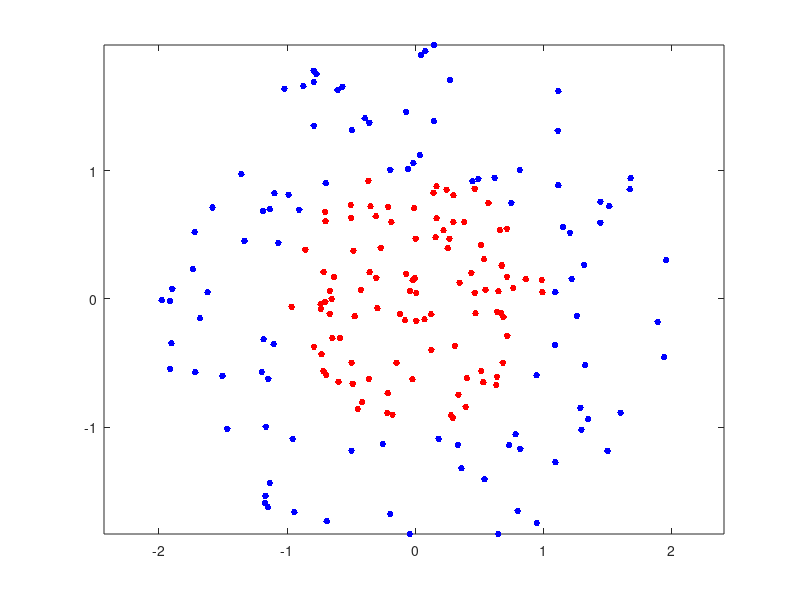

Reproduce this figure in MATLAB. (Note: this script raises an error after producing the figure.)
function [ output_args ] = circles_svm()

    % generate data
    rng(1); % For reproducibility
    r = sqrt(rand(100,1)); % Radius
    t = 2 * pi * rand(100,1);  % Angle
    circle1 = [r .* cos(t), r .* sin(t)]; % Points

    r2 = sqrt(3 * rand(100,1) + 1); % Radius
    t2 = 2 * pi * rand(100,1);      % Angle
    circle2 = [r2 .* cos(t2), r2 .* sin(t2)]; % points
    
    figure;
    plot(circle1(:,1),circle1(:,2),'r.','MarkerSize',15)
    hold on
    plot(circle2(:,1),circle2(:,2),'b.','MarkerSize',15)
%     ezpolar(@(x)1);ezpolar(@(x)2);
    axis equal
    hold off
    
    circles = [ circle1 ; circle2 ];
    classes = ones(200, 1);
    classes(1:100) = 0;
    svmStruct = svmtrain(circles, classes,'ShowPlot',true);
    
    
    
    
end

